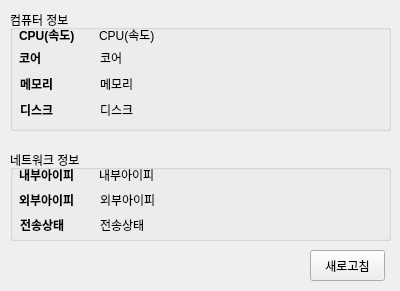
<?xml version="1.0" encoding="UTF-8"?>
<ui version="4.0">
 <class>Form</class>
 <widget class="QWidget" name="Form">
  <property name="geometry">
   <rect>
    <x>0</x>
    <y>0</y>
    <width>400</width>
    <height>291</height>
   </rect>
  </property>
  <property name="windowTitle">
   <string>내 컴퓨터 정보</string>
  </property>
  <widget class="QGroupBox" name="groupBox">
   <property name="geometry">
    <rect>
     <x>10</x>
     <y>10</y>
     <width>381</width>
     <height>121</height>
    </rect>
   </property>
   <property name="title">
    <string>컴퓨터 정보</string>
   </property>
   <widget class="QLabel" name="label_10">
    <property name="geometry">
     <rect>
      <x>10</x>
      <y>92</y>
      <width>61</width>
      <height>16</height>
     </rect>
    </property>
    <property name="styleSheet">
     <string notr="true">font-weight:bold;</string>
    </property>
    <property name="text">
     <string>디스크</string>
    </property>
   </widget>
   <widget class="QLabel" name="lblCore">
    <property name="geometry">
     <rect>
      <x>90</x>
      <y>40</y>
      <width>271</width>
      <height>16</height>
     </rect>
    </property>
    <property name="minimumSize">
     <size>
      <width>200</width>
      <height>0</height>
     </size>
    </property>
    <property name="maximumSize">
     <size>
      <width>400</width>
      <height>16777215</height>
     </size>
    </property>
    <property name="text">
     <string>코어</string>
    </property>
   </widget>
   <widget class="QLabel" name="label_4">
    <property name="geometry">
     <rect>
      <x>9</x>
      <y>17</y>
      <width>71</width>
      <height>16</height>
     </rect>
    </property>
    <property name="styleSheet">
     <string notr="true">font-weight:bold;</string>
    </property>
    <property name="text">
     <string>CPU(속도)</string>
    </property>
   </widget>
   <widget class="QLabel" name="label_8">
    <property name="geometry">
     <rect>
      <x>10</x>
      <y>66</y>
      <width>61</width>
      <height>16</height>
     </rect>
    </property>
    <property name="styleSheet">
     <string notr="true">font-weight:bold;</string>
    </property>
    <property name="text">
     <string>메모리</string>
    </property>
   </widget>
   <widget class="QLabel" name="lblMemory">
    <property name="geometry">
     <rect>
      <x>90</x>
      <y>66</y>
      <width>271</width>
      <height>16</height>
     </rect>
    </property>
    <property name="minimumSize">
     <size>
      <width>200</width>
      <height>0</height>
     </size>
    </property>
    <property name="maximumSize">
     <size>
      <width>400</width>
      <height>16777215</height>
     </size>
    </property>
    <property name="text">
     <string>메모리</string>
    </property>
   </widget>
   <widget class="QLabel" name="lblDisk">
    <property name="geometry">
     <rect>
      <x>90</x>
      <y>92</y>
      <width>271</width>
      <height>16</height>
     </rect>
    </property>
    <property name="minimumSize">
     <size>
      <width>200</width>
      <height>0</height>
     </size>
    </property>
    <property name="maximumSize">
     <size>
      <width>400</width>
      <height>16777215</height>
     </size>
    </property>
    <property name="text">
     <string>디스크</string>
    </property>
   </widget>
   <widget class="QLabel" name="lblCPU">
    <property name="geometry">
     <rect>
      <x>89</x>
      <y>17</y>
      <width>271</width>
      <height>16</height>
     </rect>
    </property>
    <property name="minimumSize">
     <size>
      <width>200</width>
      <height>0</height>
     </size>
    </property>
    <property name="maximumSize">
     <size>
      <width>800</width>
      <height>16777215</height>
     </size>
    </property>
    <property name="text">
     <string>CPU(속도)</string>
    </property>
   </widget>
   <widget class="QLabel" name="label_6">
    <property name="geometry">
     <rect>
      <x>9</x>
      <y>40</y>
      <width>61</width>
      <height>16</height>
     </rect>
    </property>
    <property name="styleSheet">
     <string notr="true">font-weight:bold;</string>
    </property>
    <property name="text">
     <string>코어</string>
    </property>
   </widget>
  </widget>
  <widget class="QGroupBox" name="groupBox_2">
   <property name="geometry">
    <rect>
     <x>10</x>
     <y>150</y>
     <width>381</width>
     <height>91</height>
    </rect>
   </property>
   <property name="title">
    <string>네트워크 정보</string>
   </property>
   <widget class="QLabel" name="lblExtraNet">
    <property name="geometry">
     <rect>
      <x>90</x>
      <y>42</y>
      <width>271</width>
      <height>16</height>
     </rect>
    </property>
    <property name="minimumSize">
     <size>
      <width>200</width>
      <height>0</height>
     </size>
    </property>
    <property name="maximumSize">
     <size>
      <width>400</width>
      <height>16777215</height>
     </size>
    </property>
    <property name="text">
     <string>외부아이피</string>
    </property>
   </widget>
   <widget class="QLabel" name="label_13">
    <property name="geometry">
     <rect>
      <x>9</x>
      <y>17</y>
      <width>71</width>
      <height>16</height>
     </rect>
    </property>
    <property name="styleSheet">
     <string notr="true">font-weight:bold;</string>
    </property>
    <property name="text">
     <string>내부아이피</string>
    </property>
   </widget>
   <widget class="QLabel" name="label_14">
    <property name="geometry">
     <rect>
      <x>10</x>
      <y>67</y>
      <width>61</width>
      <height>16</height>
     </rect>
    </property>
    <property name="styleSheet">
     <string notr="true">font-weight:bold;</string>
    </property>
    <property name="text">
     <string>전송상태</string>
    </property>
   </widget>
   <widget class="QLabel" name="lblNetStat">
    <property name="geometry">
     <rect>
      <x>90</x>
      <y>67</y>
      <width>271</width>
      <height>16</height>
     </rect>
    </property>
    <property name="minimumSize">
     <size>
      <width>200</width>
      <height>0</height>
     </size>
    </property>
    <property name="maximumSize">
     <size>
      <width>400</width>
      <height>16777215</height>
     </size>
    </property>
    <property name="text">
     <string>전송상태</string>
    </property>
   </widget>
   <widget class="QLabel" name="lblInnerNet">
    <property name="geometry">
     <rect>
      <x>89</x>
      <y>17</y>
      <width>271</width>
      <height>16</height>
     </rect>
    </property>
    <property name="minimumSize">
     <size>
      <width>200</width>
      <height>0</height>
     </size>
    </property>
    <property name="maximumSize">
     <size>
      <width>400</width>
      <height>16777215</height>
     </size>
    </property>
    <property name="text">
     <string>내부아이피</string>
    </property>
   </widget>
   <widget class="QLabel" name="label_18">
    <property name="geometry">
     <rect>
      <x>9</x>
      <y>42</y>
      <width>71</width>
      <height>16</height>
     </rect>
    </property>
    <property name="styleSheet">
     <string notr="true">font-weight:bold;</string>
    </property>
    <property name="text">
     <string>외부아이피</string>
    </property>
   </widget>
  </widget>
  <widget class="QPushButton" name="btnRefresh">
   <property name="geometry">
    <rect>
     <x>310</x>
     <y>250</y>
     <width>75</width>
     <height>31</height>
    </rect>
   </property>
   <property name="text">
    <string>새로고침</string>
   </property>
  </widget>
 </widget>
 <resources/>
 <connections/>
</ui>
